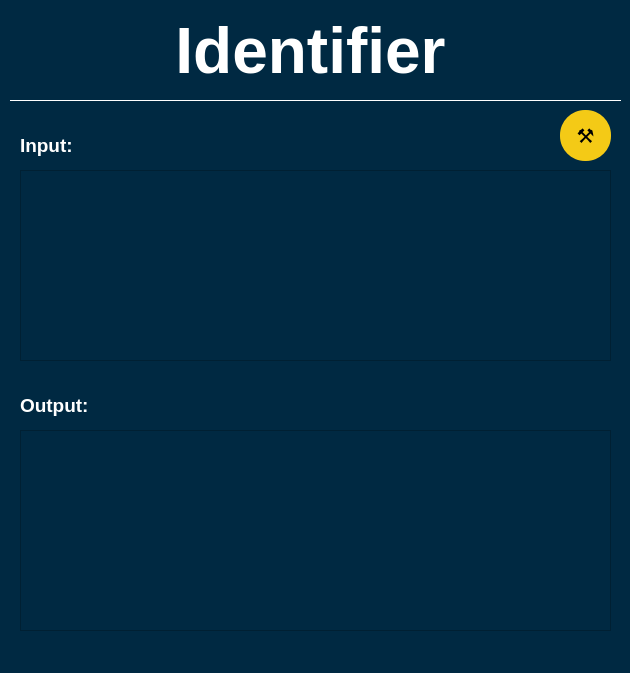
<?xml version="1.0" encoding="UTF-8"?>
<ui version="4.0">
 <class>Dialog</class>
 <widget class="QDialog" name="Dialog">
  <property name="geometry">
   <rect>
    <x>0</x>
    <y>0</y>
    <width>630</width>
    <height>673</height>
   </rect>
  </property>
  <property name="windowTitle">
   <string>Dialog</string>
  </property>
  <property name="styleSheet">
   <string notr="true">background-color:#002942</string>
  </property>
  <widget class="QTextEdit" name="textEdit">
   <property name="geometry">
    <rect>
     <x>20</x>
     <y>170</y>
     <width>591</width>
     <height>191</height>
    </rect>
   </property>
   <property name="styleSheet">
    <string notr="true">color:white</string>
   </property>
  </widget>
  <widget class="QLabel" name="label_7">
   <property name="geometry">
    <rect>
     <x>0</x>
     <y>10</y>
     <width>621</width>
     <height>81</height>
    </rect>
   </property>
   <property name="font">
    <font>
     <pointsize>48</pointsize>
     <weight>75</weight>
     <bold>true</bold>
    </font>
   </property>
   <property name="styleSheet">
    <string notr="true">color:white</string>
   </property>
   <property name="text">
    <string>Identifier</string>
   </property>
   <property name="alignment">
    <set>Qt::AlignCenter</set>
   </property>
  </widget>
  <widget class="Line" name="line_5">
   <property name="geometry">
    <rect>
     <x>10</x>
     <y>90</y>
     <width>611</width>
     <height>20</height>
    </rect>
   </property>
   <property name="styleSheet">
    <string notr="true">color:#FFFFFF</string>
   </property>
   <property name="frameShadow">
    <enum>QFrame::Plain</enum>
   </property>
   <property name="orientation">
    <enum>Qt::Horizontal</enum>
   </property>
  </widget>
  <widget class="QLabel" name="label_2">
   <property name="geometry">
    <rect>
     <x>20</x>
     <y>130</y>
     <width>511</width>
     <height>31</height>
    </rect>
   </property>
   <property name="font">
    <font>
     <pointsize>14</pointsize>
     <weight>75</weight>
     <bold>true</bold>
    </font>
   </property>
   <property name="styleSheet">
    <string notr="true">color:white</string>
   </property>
   <property name="text">
    <string>Input:</string>
   </property>
   <property name="alignment">
    <set>Qt::AlignLeading|Qt::AlignLeft|Qt::AlignVCenter</set>
   </property>
  </widget>
  <widget class="QTextEdit" name="textEdit_2">
   <property name="geometry">
    <rect>
     <x>20</x>
     <y>430</y>
     <width>591</width>
     <height>201</height>
    </rect>
   </property>
   <property name="styleSheet">
    <string notr="true">color:white</string>
   </property>
  </widget>
  <widget class="QLabel" name="label_3">
   <property name="geometry">
    <rect>
     <x>20</x>
     <y>390</y>
     <width>591</width>
     <height>31</height>
    </rect>
   </property>
   <property name="font">
    <font>
     <pointsize>14</pointsize>
     <weight>75</weight>
     <bold>true</bold>
    </font>
   </property>
   <property name="styleSheet">
    <string notr="true">color:white</string>
   </property>
   <property name="text">
    <string>Output:</string>
   </property>
   <property name="alignment">
    <set>Qt::AlignLeading|Qt::AlignLeft|Qt::AlignVCenter</set>
   </property>
  </widget>
  <widget class="QPushButton" name="pushButton_Identify">
   <property name="geometry">
    <rect>
     <x>560</x>
     <y>110</y>
     <width>51</width>
     <height>51</height>
    </rect>
   </property>
   <property name="font">
    <font>
     <pointsize>15</pointsize>
     <weight>75</weight>
     <bold>true</bold>
    </font>
   </property>
   <property name="cursor">
    <cursorShape>PointingHandCursor</cursorShape>
   </property>
   <property name="styleSheet">
    <string notr="true">background-color:#F4CA16;border-radius:25px;</string>
   </property>
   <property name="text">
    <string>⚒</string>
   </property>
  </widget>
 </widget>
 <resources/>
 <connections/>
</ui>
